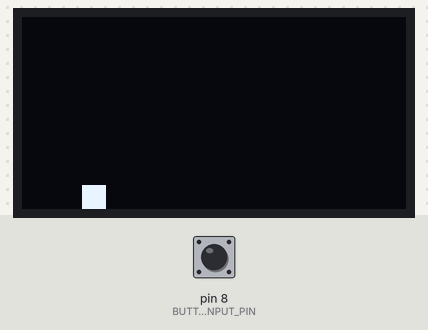
A sketch run on a simulated Arduino Uno, built with avr-gcc and run on an emulated ATmega328P. Parts: 128×64 one-colour display. Inputs (shaded band) come from the test bench; at power-on: pin 8 (BUTTON_INPUT_PIN) HIGH.

Above: at 1.2 s.
1.3 s: pin 8 (BUTTON_INPUT_PIN) pulled LOW for 1 s
At 1.49 s:
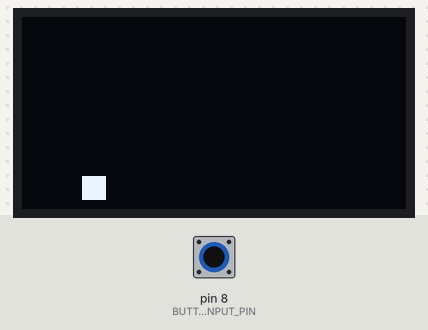
At 2.2 s:
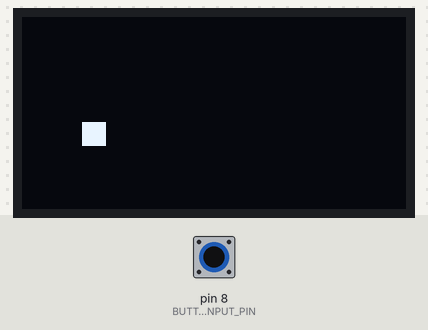
Timing chart, 0 to 4.3 s (numbered marks = the images above; inputs shaded):
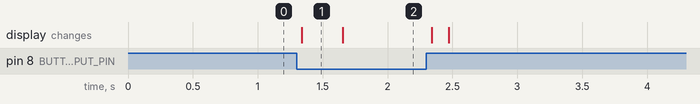

Measured:
- after the input at 1.3 s, the display: changes at once (image 1)

The sketch:

input_animation.ino
```cpp
#include <SPI.h>
#include <Wire.h>
#include <Adafruit_GFX.h>
#include <Adafruit_SSD1306.h>

#define SCREEN_WIDTH 128 // OLED display width, in pixels
#define SCREEN_HEIGHT 64 // OLED display height, in pixels

// Declaration for an SSD1306 display connected to I2C (SDA, SCL pins)
#define OLED_RESET     4 // Reset pin # (or -1 if sharing Arduino reset pin)
// Instantiate SSD1306 driver display object
Adafruit_SSD1306 _display(SCREEN_WIDTH, SCREEN_HEIGHT, &Wire, OLED_RESET);

// Change by this many frames per loop
const int FRAME_STEP = 3;

// Input pin for button
const int BUTTON_INPUT_PIN = 8;

// Max y-value that box can be drawn
const int MAX_Y = 56;

// Min y-value that box can be drawn
const int MIN_Y = 35;

// Flag for tracking when animation is done
bool done = true;

// Flag to check if box is still rising
bool rising = true;

// Current altitude of our box starts at MAX_Y
int altitude = MAX_Y;

void setup(){
  Serial.begin(9600);

  pinMode(BUTTON_INPUT_PIN, INPUT_PULLUP);

  // Initialize the display. If it fails, print failure to Serial
  // and enter an infinite loop
  if (!_display.begin(SSD1306_SWITCHCAPVCC, 0x3D)) { // Address 0x3D for 128x64
    Serial.println(F("SSD1306 allocation failed"));
    for (;;); // Don't proceed, loop forever
  }
}

void loop(){
  // Read button state
  int buttonState = digitalRead(BUTTON_INPUT_PIN);

  // If button is pressed, initiate animation
  if (!buttonState) {
    done = false;
    rising = true;
  }

  // Animation is still in progress
  if (!done) {
    if (altitude > MIN_Y && rising) {
      altitude -= FRAME_STEP;
    } else {
      rising = false;
      altitude += FRAME_STEP;
      if (altitude == MAX_Y) {
        done = true;
      }
    }

  }

  // Clear the display
  _display.clearDisplay();

  // Put in drawing routines
  // In this case, draw a circle at x,y location of 50,20 with a radius of 10
  _display.fillRect(20, altitude, 8, 8, SSD1306_WHITE);

  // Render graphics buffer to screen
  _display.display();
}
```
